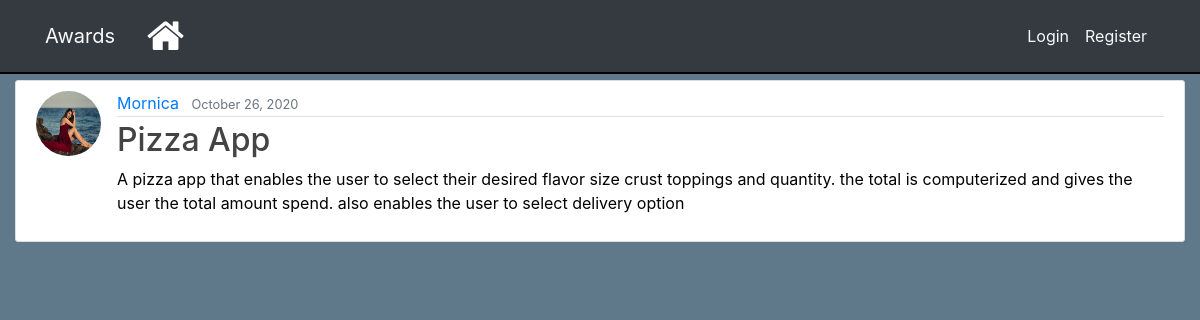
Screenshot of /post/11/ with the database file from the repository.
### awwardapp/models.py (models this page shows, shortened)
class post(models.Model):
    title = models.CharField(max_length=100)
    caption = models.TextField()
    date_posted = models.DateTimeField(default=timezone.now)
    owner = models.ForeignKey(User, on_delete=models.CASCADE)
    image = models.ImageField(upload_to='posts/')
    url = models.CharField(max_length=50, blank=True)

### users/models.py (models this page shows, shortened)
class Profile(models.Model):
    user = models.OneToOneField(User, on_delete=models.CASCADE)
    image = models.ImageField(default='default.jpg', upload_to='profile_pics')

### awwardapp/views.py (the view)
# urls.py: path('post/<int:pk>/', PostDetailView.as_view(), name='post-detail'),
class PostDetailView(DetailView):
    model = post

### awwardapp/templates/awwardapp/post_detail.html (shortened to what this page needs)
{% extends "awwardapp/base.html" %}
{% block content %}
    <article class="media content-section">
        <img class="rounded-circle article-img" src="{{ object.owner.profile.image.url }}">
        <div class="media-body">
            <div class="article-metadata">
                <a class="mr-2" href="#">{{ object.owner }}</a>
                <small class="text-muted">{{ object.date_posted|date:"F d, Y" }}</small>
            </div>
            <h2 class="article-title">{{ object.title }}</h2>
            <p class="article-content">{{ object.caption }}</p>
        </div>
    </article>
{% endblock content %}

### awwardapp/templates/awwardapp/base.html (shortened to what this page needs)
{% load static %}
<!DOCTYPE html>
<html>
<head>
    <link rel="stylesheet" href="https://maxcdn.bootstrapcdn.com/bootstrap/4.0.0/css/bootstrap.min.css">
    <link rel="stylesheet" type="text/css" href="{% static 'awwardapp/main.css' %}">
    <link rel="stylesheet" href="https://cdnjs.cloudflare.com/ajax/libs/font-awesome/4.7.0/css/font-awesome.min.css">
</head>
<body>
    <header class="site-header">
      <nav class="navbar navbar-expand-md navbar-light bg-dark fixed-top ">
        <div class="container">
          <a class="navbar-brand text-light mr-4" href="{% url 'Awward-Home' %}">Awards</a>
          <div class="collapse navbar-collapse" id="navbarToggle">
            <div class="navbar-nav mr-auto">
              <a class="nav-item text-dark nav-link" href="{% url 'Awward-Home' %}"><i  style="font-size:40px;color:white;" class="fa fa-home" aria-hidden="true" ></i></a>
            </div>
            <div class="navbar-nav">
              {%if user.is_authenticated %}
                <a class="nav-item text-light nav-link" href="{% url 'post-create'%}">New Project</a>
                <a class="nav-item text-light nav-link" href="{% url 'profile'%}">Profile</a>
                <a class="nav-item text-light nav-link" href="{% url 'logout'%}">Logout</a>
              {% else %}
                <a class="nav-item text-light nav-link" href="{% url 'login'%}">Login</a>
                <a class="nav-item text-light nav-link" href="{% url 'register'%}">Register</a>
              {% endif %}
            </div>
          </div>
        </div>
      </nav>
    </header>
    <main role="main" class="container-fluid">
      <div class="row">
        <div class="col-md-12">
          {% block content %}{% endblock %}
        </div>
      </div>
    </main>
</body>
</html>

### awwardapp/static/awwardapp/main.css (style rules this page uses)
body { background:#5f788a; color:black; margin-top: 5rem; }
h1, h2, h3, h4, h5, h6 { color: #444444; }
.site-header .navbar-nav .nav-link { color: #cbd5db; }
.content-section { background: #ffffff; padding: 10px 20px; border: 1px solid #dddddd; border-radius: 3px; margin-bottom: 20px; }
.article-title { color: #444444; }
.article-content { white-space: pre-line; }
.article-img { height: 65px; width: 65px; margin-right: 16px; }
.article-metadata { padding-bottom: 1px; margin-bottom: 4px; border-bottom: 1px solid #e3e3e3 }
nav { border-bottom: 2px solid black; }

### rows the page displays
post: owner.profile.image (picture), owner "Mornica", date_posted "October 26, 2020", title "Pizza App", caption "A pizza app that enables the user to select their desired flavor size crust toppings and quantity. the total is computerized and gives the user the total amount spend. also enables the user to select delivery option"
